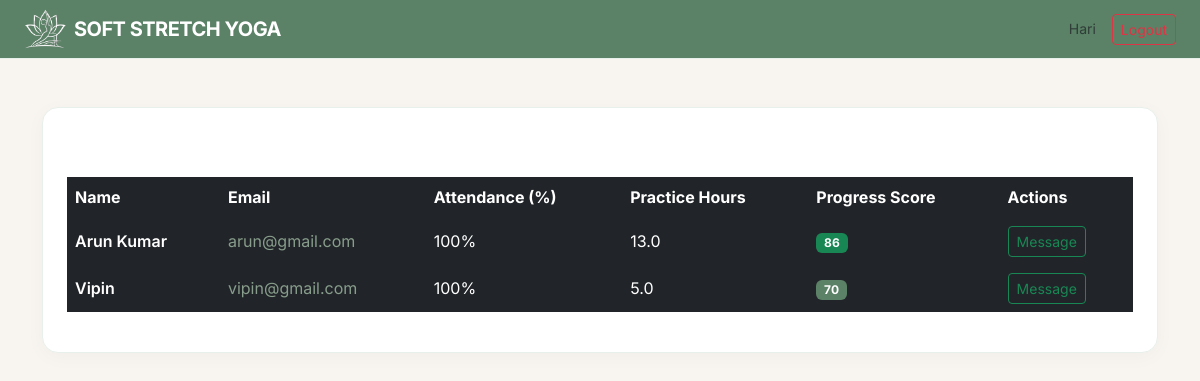
The app's page /instructor/students/ (signed in) with its own data.
### students/models.py (models this page shows, shortened)
class StudentProfile(models.Model):
    user = models.OneToOneField(User, on_delete=models.CASCADE)
    photo = models.ImageField(upload_to='students/photos/', blank=True, null=True)
    age = models.PositiveIntegerField(blank=True, null=True)
    phone = models.CharField(max_length=15, blank=True, null=True)
    progress_score = models.FloatField(default=0)
    ai_status = models.CharField(max_length=50, default='Pending')
    created_at = models.DateTimeField(auto_now_add=True)

### instructors/views.py (the view)
# urls.py: path('students/', views.instructor_students, name='instructor_students'),
@login_required
def instructor_students(request):
    instructor = get_object_or_404(InstructorProfile, user=request.user)
    today = now().date()
    month_start = today.replace(day=1)
    mappings = InstructorStudent.objects.filter(
        instructor=instructor
    ).select_related('student__user')
    students_data = []
    for m in mappings:
        student = m.student
        total_days = Attendance.objects.filter(
            student=student,
            date__range=(month_start, today)
        ).count()
        present_days = Attendance.objects.filter(
            student=student,
            date__range=(month_start, today),
            present=True
        ).count()
        attendance_percent = (
            round((present_days / total_days) * 100)
            if total_days else 0
        )
        monthly_practice = (
            PracticeLog.objects.filter(
                student=student,
                date__range=(month_start, today)
            ).aggregate(total=Sum('hours'))['total']
        ) or 0
        monthly_practice = float(monthly_practice)
        avg_weekly_practice = monthly_practice / 4 if monthly_practice else 0
        practice_score = min((avg_weekly_practice / 5) * 100, 100)
        progress_score = round(
            (attendance_percent * 0.6) +
            (practice_score * 0.4)
        )
        students_data.append({
            'student': student,
            'attendance_percent': attendance_percent,
            'monthly_practice': monthly_practice,
            'progress_score': progress_score,
        })
    return render(
        request,
        'instructors/student_list.html',
        {'students_data': students_data}
    )

### instructors/templates/instructors/student_list.html (shortened to what this page needs)
{% extends 'base.html' %}
{% load static %}
{% block content %}
<link rel="stylesheet" href="{% static 'css/dashboard.css' %}">
<div class="glass-card p-4">
    <h4 class="text-white mb-3">Assigned Students</h4>
    {% if students_data %}
        <div class="table-responsive">
            <table class="table table-dark table-borderless align-middle">
                <thead>
                    <tr class="text-secondary">
                        <th>Name</th>
                        <th>Email</th>
                        <th>Attendance (%)</th>
                        <th>Practice Hours</th>
                        <th>Progress Score</th>
                        <th>Actions</th>
                    </tr>
                </thead>
                <tbody>
                    {% for item in students_data %}
                    <tr>
                        <td class="fw-semibold">
                            {{ item.student.user.get_full_name|default:item.student.user.username }}
                        </td>
                        <td class="text-secondary">
                            {{ item.student.user.email }}
                        </td>
                        <td>
                            {{ item.attendance_percent }}%
                        </td>
                        <td>
                            {{ item.monthly_practice }}
                        </td>
                        <td>
                            {% if item.progress_score >= 75 %}
                                <span class="badge bg-success">
                                    {{ item.progress_score }}
                                </span>
                            {% elif item.progress_score >= 50 %}
                                <span class="badge bg-primary">
                                    {{ item.progress_score }}
                                </span>
                            {% else %}
                                <span class="badge bg-danger">
                                    {{ item.progress_score }}
                                </span>
                            {% endif %}
                        </td>
                        <td>
                            <a href="{% url 'chat' item.student.user.id %}"
                                 class="btn btn-outline-success btn-sm"> Message</a>
                        </td>
                    </tr>
                    {% endfor %}
                </tbody>
            </table>
        </div>
    {% else %}
        <p class="text-secondary mb-0">
            No students assigned.
        </p>
    {% endif %}
</div>
{% endblock %}

### templates/base.html (shortened to what this page needs)
{% load static %}
<!DOCTYPE html>
<html lang="en">
<head>
    <link href="https://cdn.jsdelivr.net/npm/bootstrap@5.3.2/dist/css/bootstrap.min.css" rel="stylesheet">
    <link rel="stylesheet" href="{% static 'css/style.css' %}">
    <link rel="stylesheet" href="{% static 'css/auth.css' %}">
</head>
<body>
<nav class="navbar px-4 py-2">
    <a href="/" class="logo-link d-flex align-items-center gap-2 text-decoration-none">
        <img style height="40px"src="{% static 'frontend/media/logo1.png' %}" alt="Soft Stretch Yoga Logo" class="nav-logo-img">
        <span class="navbar-brand mb-0">SOFT STRETCH YOGA</span>
    </a>
    <div class="ms-auto d-flex align-items-center gap-3">
        {% if user.is_authenticated %}
            <span class="text-muted small">{{ user.username }}</span>
            <a href="{% url 'logout' %}" class="btn btn-sm btn-outline-danger">
            </a>
        {% endif %}
    </div>
</nav>
<div class="container py-5">
    {% block content %}{% endblock %}
</div>
</body>
</html>

### static/css/style.css (style rules this page uses)
.navbar { -webkit-font-smoothing: antialiased; text-rendering: optimizeLegibility; }

### static/css/dashboard.css (style rules this page uses)
:root { --sage-brand: #5B8266; --sage-light: #889D8B; --cream-bg: #F8F5F0; --earth-brown: #4B3F35; --charcoal: #3D3D3D; --white: #FFFFFF; --border-soft: #E8F0EB; }
body { background-color: var(--cream-bg); color: var(--charcoal); font-family: 'Inter', sans-serif; line-height: 1.6; }
.navbar { background-color: var(--sage-brand) !important; border-bottom: 1px solid var(--border-soft); padding: 1rem 0; }
.navbar-brand { color: var(--white) !important; font-weight: 700; letter-spacing: -0.5px; }
.glass-card { background-color: var(--white); border: 1px solid var(--border-soft); border-radius: 16px; color: var(--charcoal) !important; box-shadow: 0 4px 20px rgba(0, 0, 0, 0.03); overflow: hidden; }
h1, h2, h3, h4, h5, h6 { color: var(--charcoal); font-weight: 600; }
.text-secondary { color: var(--sage-light) !important; }
.bg-primary { background-color: var(--sage-brand) !important; }

### records on screen
StudentProfile: student.user.get_full_name "Arun Kumar", student.user.email "arun@gmail.com", attendance_percent "100", monthly_practice "13.0", progress_score "86"
StudentProfile: student.user.get_full_name "Vipin", student.user.email "vipin@gmail.com", attendance_percent "100", monthly_practice "5.0", progress_score "70"

### other values on screen
{{ user.username }} "Hari"
